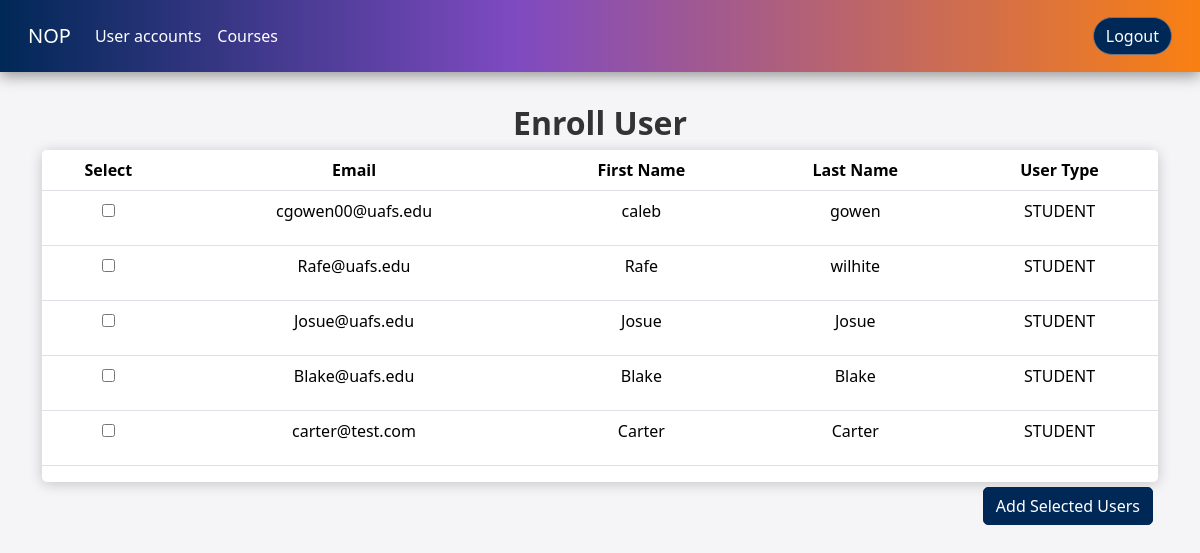
Page /src/web/admin/adminEnrollUser.php (signed in) on the committed database.
### tables this page shows
CREATE TABLE IF NOT EXISTS ACCOUNT(
    ACCOUNTID INT AUTO_INCREMENT PRIMARY KEY,
    EMAIL VARCHAR(20) NOT NULL UNIQUE,
    PASSWORD VARCHAR(128) NOT NULL,
    USERFNAME VARCHAR(50),
    USERLNAME VARCHAR(50),
    USERTYPE ENUM('STUDENT','ADMIN','COURSEMANAGER') NOT NULL
);

### src/dao/AbstractDAO.php (called while the page is built, shortened)
<?php
require_once 'DatabaseConnection.php';
abstract class AbstractDAO {
    public function __construct()
    {
        $dbc = new DatabaseConnection();
        $mdb = $dbc->getConnection();
        $this->connection = $mdb->connect();
    }
}
?>

### src/dao/DatabaseConnection.php (called while the page is built, shortened)
<?php
class MariaDBConnection extends AbstractDatabaseConnection {
    private static $connection;
    public function connect() {
        if (!self::$connection) {
            self::$connection = new mysqli($this->host, $this->username, $this->password, $this->database);
        }
        return self::$connection;
    }
}
class DatabaseConnection {
    private static $connection;
    public static function getConnection() {
        if (!self::$connection) {
            self::$connection = new MariaDBConnection();
        }
        return self::$connection;
    }
}
?>

### src/dao/EnrollmentDAO.php (called while the page is built, shortened)
<?php
require_once "AbstractDAO.php";
Class EnrollmentDAO extends AbstractDAO{
    public function getUsersNotInCourse($id){
        $stmt = $this->connection->prepare("SELECT * FROM ACCOUNT A WHERE A.USERTYPE = 'STUDENT' AND A.ACCOUNTID NOT IN
        (SELECT A.ACCOUNTID FROM ACCOUNT A JOIN ENROLLMENT E ON A.ACCOUNTID = E.ACCOUNTID WHERE E.COURSEID = ? )");
        $stmt->bind_param("i",$id);
        $stmt->execute();
        $result = $stmt->get_result();
        return $result;
    }
}
?>

### src/web/admin/adminEnrollUser.php (the view, shortened to what this page needs)
<?php
require_once '../../dao/EnrollmentDAO.php';
$enrollmentDAO = new EnrollmentDAO();
$courseID = $_GET["courseID"];
$users = $enrollmentDAO->getUsersNotInCourse($courseID);
?>
<!DOCTYPE html>
<html lang="en">
<head>
  <link href="https://cdn.jsdelivr.net/npm/bootstrap@5.3.3/dist/css/bootstrap.min.css" rel="stylesheet"
>
  <link rel="stylesheet" href="../style/style.css">
</head>
<body>
<?php include"adminNavbar.php";?>
<div>
<h1>Enroll User</h1>
</div>
<div class="container text-center">
        <div class="tableFixHead admin-table">
            <form action="adminEnrollUserFunctionality.php" method="GET">
                <table class="table">
                <thead>
                    <tr>
                        <th>Select</th>
                        <th>Email</th>
                        <th>First Name</th>
                        <th>Last Name</th>
                        <th>User Type</th>
                    </tr>
                </thead>
                <tbody>
                    <?php foreach ($users as $user): ?>
                    <tr>
                        <td><input type="checkbox" name="selected_users[]" value="<?php echo $user['ACCOUNTID']; ?>"></td>
                        <td><?php echo $user['EMAIL']; ?></td>
                        <td><?php echo $user['USERFNAME']; ?></td>
                        <td><?php echo $user['USERLNAME']; ?></td>
                        <td><?php echo $user['USERTYPE']; ?></td>
                    </tr>
                    <?php endforeach; ?>
                </table>
            </div>
                <div class="text-end">
                    <button type="submit" class="btn btn-primary admin-managerButton" name="add_selected">Add Selected Users</button>
                </div>
    </div>
</body>
</html>

### src/web/style/style.css (style rules this page uses)
:root { --page-background: #f5f5f7; --branding-grad: linear-gradient(90deg, #002856 0%, rgba(127, 74, 193, 1) 43%, #f98012 100%); --branding-grad-reverse: linear-gradient(90deg, #f98012 0%, rgba(127, 74, 193, 1) 43%, #002856 100%); }
body { background-color: var(--page-background); font-family: system-ui, -apple-system, BlinkMacSystemFont, 'Segoe UI', Roboto, Oxygen, Ubuntu, Cantarell, 'Open Sans', 'Helvetica Neue', sans-serif; }
input { width: 100%; padding: 16px; margin-bottom: 1.25rem; border-width: 1px; border-radius: .375rem; border-style: solid; border-color: #d0d0d2; }
h1 { text-align: center; font-size: 2rem; font-weight: bold; color: #333; margin-top: 2rem; }
.tableFixHead { overflow-y: auto; max-height: 400px; }
.tableFixHead thead th { position: sticky; top: 0; z-index: 1; }
table { border-collapse: collapse; width: 100%; }
.admin-table { background: white; border-radius: 5px; box-shadow: 0 2px 14px rgba(0, 0, 0, 0.2); max-height: 600px; }
.admin-managerButton { margin: 5px; border-radius: 5px; border: solid 1px #002856; background-color: #002856; }

### rows in the picture
account: EMAIL "cgowen00@uafs.edu", USERFNAME "caleb", USERLNAME "gowen", USERTYPE "STUDENT"
account: EMAIL "Rafe@uafs.edu", USERFNAME "Rafe", USERLNAME "wilhite", USERTYPE "STUDENT"
account: EMAIL "Josue@uafs.edu", USERFNAME "Josue", USERLNAME "Josue", USERTYPE "STUDENT"
account: EMAIL "Blake@uafs.edu", USERFNAME "Blake", USERLNAME "Blake", USERTYPE "STUDENT"
account: EMAIL "carter@test.com", USERFNAME "Carter", USERLNAME "Carter", USERTYPE "STUDENT"
